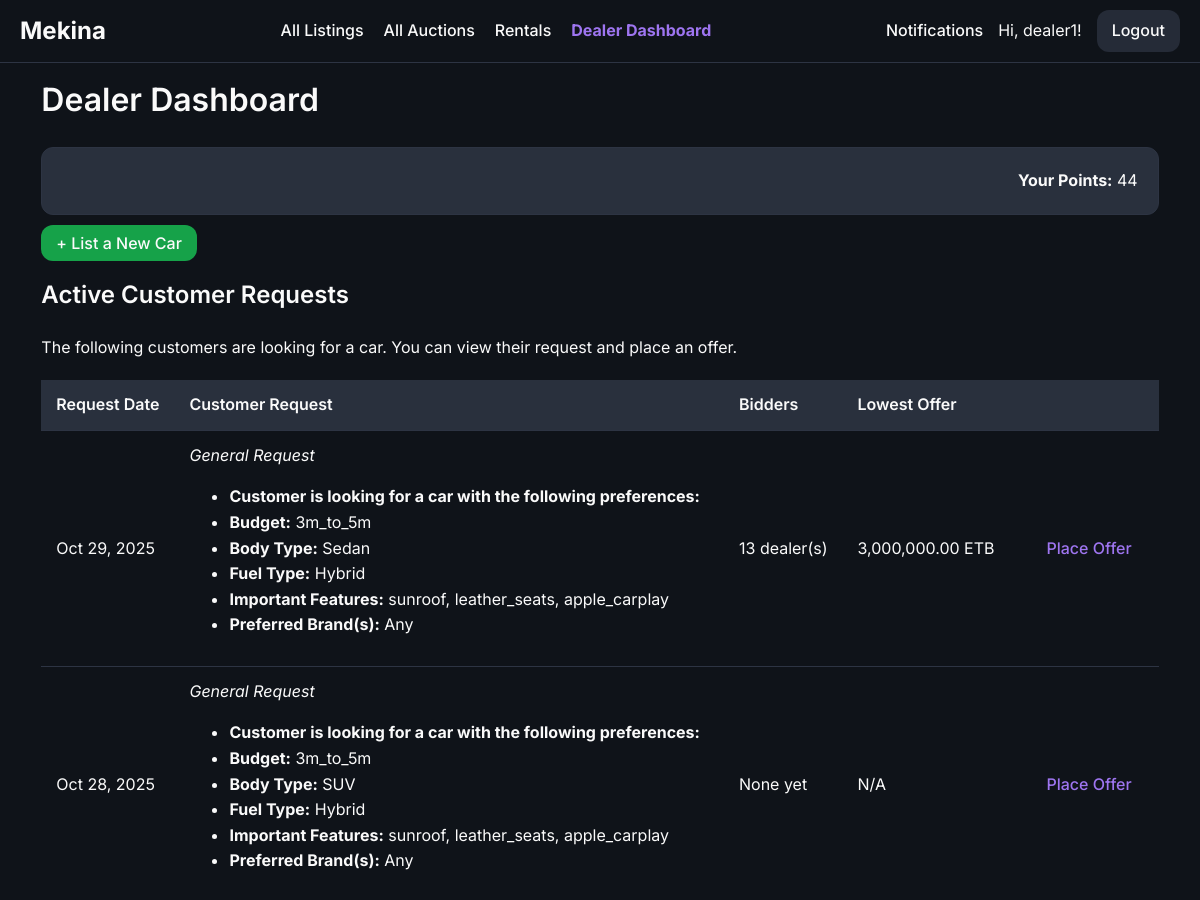
/dealer/dashboard (signed in, upper part), run on an earlier commit of the app's database.
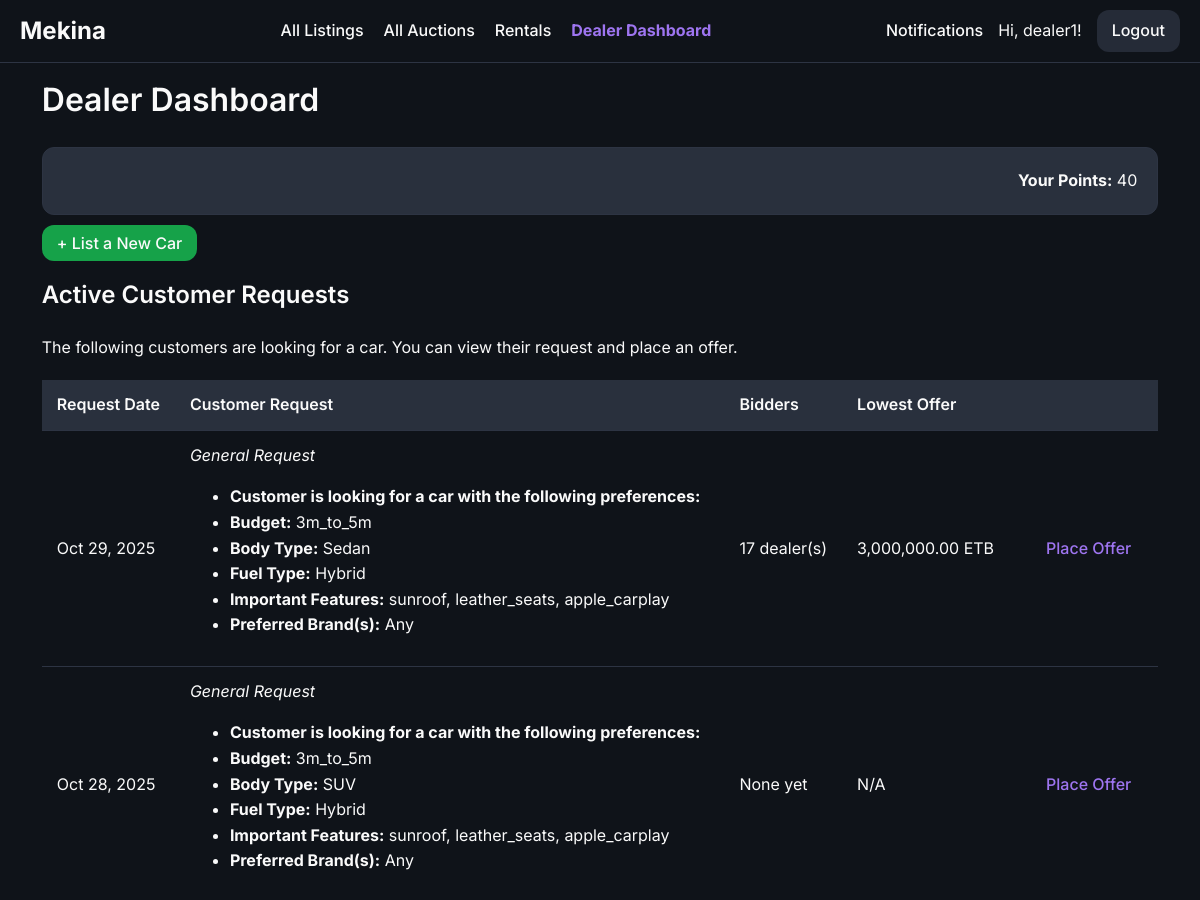
And on a later commit of the database.
### models/user.py (models this page shows, shortened)
class User(UserMixin, db.Model):
    id = db.Column(db.Integer, primary_key=True)
    username = db.Column(db.String(64), index=True, unique=True, nullable=False)
    email = db.Column(db.String(120), index=True, unique=True, nullable=False)
    phone_number = db.Column(db.String(20), nullable=True)
    password_hash = db.Column(db.String(128))
    is_admin = db.Column(db.Boolean, default=False)
    is_dealer = db.Column(db.Boolean, default=False)
    is_rental_company = db.Column(db.Boolean, default=False)
    points = db.Column(db.Integer, nullable=False, default=5) # Points for dealers to bid
    cars = db.relationship('Car', backref='owner', lazy='dynamic')
    bids = db.relationship('Bid', backref='bidder', lazy='dynamic')
    dealer_bids = db.relationship('DealerBid', backref='dealer', lazy='dynamic')
    car_requests = db.relationship('CarRequest', backref='customer', lazy='dynamic')

### models/car_request.py (models this page shows)
class CarRequest(db.Model):
    __tablename__ = 'car_requests'
    id = db.Column(db.Integer, primary_key=True)
    make = db.Column(db.String(64), nullable=True)
    model = db.Column(db.String(64), nullable=True)
    min_year = db.Column(db.Integer, nullable=True)
    max_mileage = db.Column(db.Integer, nullable=True)
    notes = db.Column(db.Text, nullable=True)
    status = db.Column(db.String(20), default='active', nullable=False) # e.g., active, completed, expired
    created_at = db.Column(db.DateTime, default=datetime.utcnow)
    user_id = db.Column(db.Integer, db.ForeignKey('user.id'), nullable=False)
    dealer_bids = db.relationship('DealerBid', foreign_keys='DealerBid.request_id', backref='car_request', lazy='dynamic', cascade="all, delete-orphan")
    accepted_bid_id = db.Column(db.Integer, db.ForeignKey('dealer_bid.id', use_alter=True, name='fk_car_requests_accepted_bid_id'), nullable=True)
    accepted_bid = db.relationship('DealerBid', foreign_keys=[accepted_bid_id])

### routes/dealer.py (the view)
@dealer_bp.route('/dashboard')
@login_required
@dealer_required
def dashboard():
    bid_count_subquery = db.session.query(
        DealerBid.request_id,
        func.count(DealerBid.id).label('bid_count')
    ).group_by(DealerBid.request_id).subquery()
    lowest_offer_subquery = db.session.query(
        DealerBid.request_id,
        func.min(DealerBid.price).label('lowest_offer')
    ).group_by(DealerBid.request_id).subquery()
    active_requests = db.session.query(CarRequest, bid_count_subquery.c.bid_count, lowest_offer_subquery.c.lowest_offer).\
        outerjoin(bid_count_subquery, CarRequest.id == bid_count_subquery.c.request_id).\
        outerjoin(lowest_offer_subquery, CarRequest.id == lowest_offer_subquery.c.request_id).\
        filter(CarRequest.status == 'active').order_by(CarRequest.created_at.desc()).all()
    my_cars = Car.query.filter_by(owner_id=current_user.id).order_by(Car.id.desc()).all()
    my_car_ids = [car.id for car in my_cars]
    my_auctions = Auction.query.filter(Auction.car_id.in_(my_car_ids)).all()
    my_auction_ids = [auction.id for auction in my_auctions]
    unanswered_questions = Question.query.filter(
        Question.auction_id.in_(my_auction_ids),
        Question.answer_text == None
    ).order_by(Question.timestamp.desc()).all()
    unanswered_request_questions = RequestQuestion.query.join(DealerBid).filter(
        DealerBid.dealer_id == current_user.id,
        RequestQuestion.answer_text == None
    ).order_by(RequestQuestion.timestamp.desc()).all()
    return render_template(
        'dealer_dashboard.html',
        requests=active_requests,
        my_cars=my_cars,
        unanswered_questions=unanswered_questions,
        unanswered_request_questions=unanswered_request_questions,
        now=datetime.utcnow()
    )

### routes/dealer.py (called while the page is built)
def dealer_required(f):
    @wraps(f)
    def decorated_function(*args, **kwargs):
        if not current_user.is_authenticated or not (current_user.is_dealer or current_user.is_admin):
            from flask import abort
            abort(403) # Forbidden
        return f(*args, **kwargs)
    return decorated_function

### templates/dealer_dashboard.html (shortened to what this page needs)
{% extends "base.html" %}
{% macro display_request_notes(notes) %}
    {% set lines = notes.split('\n') %}
    <ul class="request-notes-list">
    {% for line in lines %}
        {% if line.strip() and ':' in line %}
            {% set parts = line.split(':', 1) %}
            <li>
                <strong>{{ parts[0].replace('-', '').strip() }}:</strong>
                <span>{{ parts[1].strip() }}</span>
            </li>
        {% elif line.strip() %}
            <li>{{ line.strip() }}</li>
        {% endif %}
    {% endfor %}
    </ul>
{% endmacro %}
{% block content %}
    <h1>Dealer Dashboard</h1>
    <div style="margin-bottom: 20px;">
        <div class="stat-card" style="margin-bottom: 1rem; text-align: right;">
            <strong>Your Points:</strong> {{ current_user.points }}
        </div>
        <a href="{{ url_for('seller.submit_car') }}" class="nav-button" style="background-color: hsl(var(--success)); text-decoration: none;">+ List a New Car</a>
    </div>
    <div class="dashboard-section">
        <h2>Active Customer Requests</h2>
        {% if requests %}
            <p>The following customers are looking for a car. You can view their request and place an offer.</p>
            <div class="table-responsive-wrapper">
                <table class="dashboard-table">
                <thead>
                    <tr>
                        <th>Request Date</th>
                        <th>Customer Request</th>
                        <th>Bidders</th>
                        <th>Lowest Offer</th>
                        <th class="actions-column"></th>
                    </tr>
                </thead>
                <tbody>
                    {% for car_request, bid_count, lowest_offer in requests %}
                    <tr class="clickable-row" data-href="{{ url_for('dealer.place_bid', request_id=car_request.id) }}">
                        <td>{{ car_request.created_at.strftime('%b %d, %Y') }}</td>
                        <td>
                            {% if car_request.make and car_request.model %}
                                <strong>{{ car_request.make }} {{ car_request.model }}</strong> ({{ car_request.min_year or 'Any' }}+)
                            {% else %}
                                <em>General Request</em>
                            {% endif %}
                            {% if car_request.make and car_request.model %}
                                <blockquote class="compact">{{ car_request.notes|truncate(100) }}</blockquote>
                            {% else %}
                                {{ display_request_notes(car_request.notes) }}
                            {% endif %}
                        </td>
                        <td>
                            {% if bid_count and bid_count > 0 %}
                                {{ bid_count }} dealer(s)
                            {% else %}
                                <span class="text-muted">None yet</span>
                            {% endif %}
                        </td>
                        <td>
                            {% if lowest_offer %}
                                {{ '{:,.2f}'.format(lowest_offer) }} ETB
                            {% else %}
                                <span class="text-muted">N/A</span>
                            {% endif %}
                        </td>
                        <td class="actions-column">
                            <a href="{{ url_for('dealer.place_bid', request_id=car_request.id) }}" class="btn">Place Offer</a>
                        </td>
                    </tr>
                    {% endfor %}
                </tbody>
            </table>
            </div>
        {% else %}
            <p>There are no active customer requests at the moment.</p>
        {% endif %}
    </div>
{% endblock %}

### templates/base.html (shortened to what this page needs)
<!DOCTYPE html>
<html lang="en">
<head>
    <link rel="stylesheet" href="{{ url_for('static', filename='css/style.css') }}">
</head>
<body>
    <nav>
        <a href="{{ url_for('main.home') }}" class="nav-brand">Mekina</a>
        <div class="nav-menu" id="nav-menu">
            <ul>
                {% if current_user.is_authenticated and current_user.is_admin %}
                    <li><a href="{{ url_for('admin.dashboard') }}" class="{{ 'active' if request.endpoint == 'admin.dashboard' }}">Dashboard</a></li>
                    <li><a href="{{ url_for('admin.rental_management') }}" class="{{ 'active' if request.endpoint == 'admin.rental_management' }}">Manage Rentals</a></li>
                    <li><a href="{{ url_for('admin.user_management') }}" class="{{ 'active' if request.endpoint == 'admin.user_management' }}">Users</a></li>
                    <li><a href="{{ url_for('auctions.list_auctions') }}" class="{{ 'active' if request.endpoint == 'auctions.list_auctions' }}">Manage Listings</a></li>
                {% elif current_user.is_authenticated and current_user.is_rental_company %}
                    <li><a href="{{ url_for('rentals.dashboard') }}" class="{{ 'active' if request.endpoint == 'rentals.dashboard' }}">Rental Dashboard</a></li>
                {% elif current_user.is_authenticated %}
                    <li><a href="{{ url_for('main.all_listings') }}" class="{{ 'active' if request.endpoint == 'main.all_listings' }}">All Listings</a></li>
                    <li><a href="{{ url_for('auctions.list_auctions') }}" class="{{ 'active' if request.endpoint == 'auctions.list_auctions' }}">All Auctions</a></li>
                    <li><a href="{{ url_for('rentals.list_rentals') }}" class="{{ 'active' if request.endpoint == 'rentals.list_rentals' }}">Rentals</a></li>
                    {% if current_user.is_dealer %}
                        <li><a href="{{ url_for('dealer.dashboard') }}" class="{{ 'active' if request.endpoint == 'dealer.dashboard' }}">Dealer Dashboard</a></li>
                    {% endif %}
                {% endif %}
            </ul>
            <div class="nav-right">
                {% if current_user.is_authenticated %}
                    <a href="{{ url_for('main.notifications') }}" class="desktop-notification-link notification-bell-link">
                        Notifications
                    </a>
                    <span class="desktop-username">Hi, {{ current_user.username }}!</span>
                    <a href="{{ url_for('auth.logout') }}" class="nav-button">Logout</a>
                {% else %}
                    <a href="{{ url_for('auth.login') }}" class="nav-button">Login</a>
                    <a href="{{ url_for('auth.register') }}" class="nav-button">Register</a>
                {% endif %}
            </div>
        </div>
    </nav>
    <main class="container">
        {% block content %}{% endblock %}
    </main>
</body>
</html>

What changed in the data, as far as the page shows it:
changed User "dealer1": points "44" → "40"
computed for CarRequest "Oct 29, 2025": bid_count "13" → "17"
